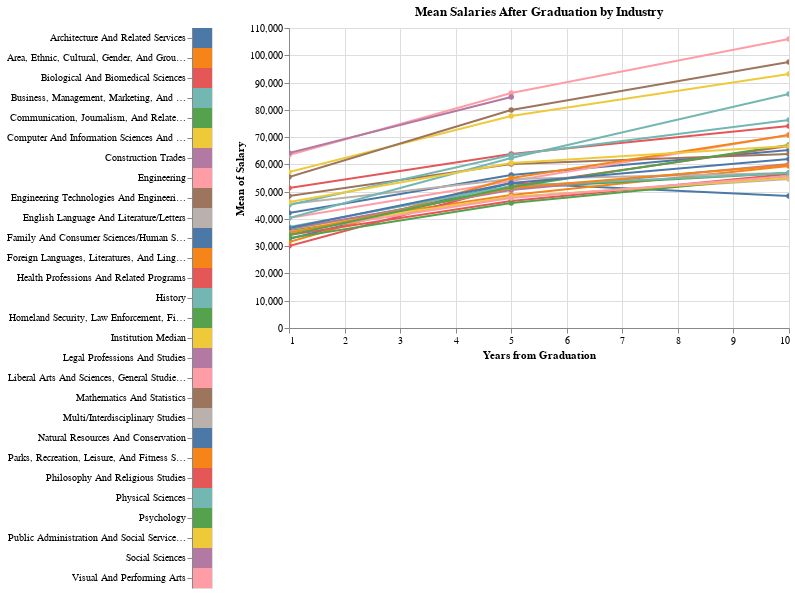

Notebook source saved alongside this figure:
### Code cell
# edit legend to only show selected items?
# or don't show legend at all since we can use tooltip

# list of unique majors
industries = df_median['Industry'].unique()

# list of institutions
institutions = df_median['inst_name'].unique()

# list of years from graduation
years = df_median['Year'].unique()

# used for study_selector (selecting industries) 
# removed :O categorization for column name
industry_df = pd.DataFrame({'Industry': industries})

# select institution dropdown
inst_dropdown = alt.binding_select(options=institutions)
inst_select = alt.selection_single(
    fields=['inst_name'], 
    bind=inst_dropdown, 
    name="Institution")

# checkboxes to select industry
selection = alt.selection_multi(fields=['Industry'])
color = alt.condition(selection, alt.Color('Industry:N'), alt.value('lightgray'))
study_selector = alt.Chart(industry_df).mark_rect(tooltip = True).encode(
    y = alt.Y('Industry:N', title = ""), 
    color = color,
    tooltip = ['Industry']
).add_selection(selection)

# want the list of industries to change dynamically depending on selected institution
salary_info = alt.Chart(df_median).mark_line(point = True, tooltip = True).encode(
    x= alt.X('Year:Q', title = "Years from Graduation", axis=alt.Axis(tickMinStep=1)),
    y= alt.Y('mean(Salary):Q', scale = alt.Scale(round = True)), 
    color= alt.Color('Industry:N', legend = None),
    tooltip = ['Industry', 'Year', 'mean(Salary)']
).properties(
    width = 500,
    title = 'Mean Salaries After Graduation by Industry'
).add_selection(
    inst_select
).transform_filter(
    inst_select
).transform_filter(
    selection
).interactive()

study_selector | salary_info

### Figure 1 — Vega-Lite specification as saved in the notebook (floating-point values rounded to 4 significant figures; data arrays with more than 128 entries replaced by an {"elided": "..."} marker saying what was removed)
{"config": {"view": {"continuousWidth": 400, "continuousHeight": 300}}, "hconcat": [{"data": {"name": "data-d224db916605e88685baf8ff63db02be"}, "mark": {"type": "rect", "tooltip": true}, "encoding": {"color": {"condition": {"type": "nominal", "field": "Industry", "selection": "selector018"}, "value": "lightgray"}, "tooltip": [{"type": "nominal", "field": "Industry"}], "y": {"type": "nominal", "field": "Industry", "title": ""}}, "selection": {"selector018": {"type": "multi", "fields": ["Industry"]}}}, {"data": {"name": "data-567cb6c30f2bf5e5c7295b96643ddaa3"}, "mark": {"type": "line", "point": true, "tooltip": true}, "encoding": {"color": {"type": "nominal", "field": "Industry", "legend": null}, "tooltip": [{"type": "nominal", "field": "Industry"}, {"type": "quantitative", "field": "Year"}, {"type": "quantitative", "aggregate": "mean", "field": "Salary"}], "x": {"type": "quantitative", "axis": {"tickMinStep": 1}, "field": "Year", "title": "Years from Graduation"}, "y": {"type": "quantitative", "aggregate": "mean", "field": "Salary", "scale": {"round": true}}}, "selection": {"Institution": {"type": "single", "fields": ["inst_name"], "bind": {"input": "select", "options": ["UT Arlington", "UT Austin", "UT Dallas", "UT El Paso", "UT Health Science Center - Houston", "UT Health Science Center - San Antonio", "UT MD Anderson Cancer Center", "UT Medical Branch - Galveston", "UT Permian Basin", "UT Rio Grande Valley", "UT San Antonio", "UT Southwestern Medical Center", "UT Tyler"]}}, "selector019": {"type": "interval", "bind": "scales", "encodings": ["x", "y"]}, "selector020": {"type": "single", "nearest": true}}, "title": "Mean Salaries After Graduation by Industry", "transform": [{"filter": {"selection": "Institution"}}, {"filter": {"selection": "selector018"}}], "width": 500}], "$schema": "https://vega.github.io/schema/vega-lite/v4.8.1.json", "datasets": {"data-d224db916605e88685baf8ff63db02be": [{"Industry": "Natural Resources And Conservation"}, {"Industry": "Architecture And Related Services"}, {"Industry": "Computer And Information Sciences And Support Services"}, {"Industry": "Engineering"}, {"Industry": "Foreign Languages, Literatures, And Linguistics"}, {"Industry": "English Language And Literature/Letters"}, {"Industry": "Liberal Arts And Sciences, General Studies And Humanities"}, {"Industry": "Biological And Biomedical Sciences"}, {"Industry": "Mathematics And Statistics"}, {"Industry": "Multi/Interdisciplinary Studies"}, {"Industry": "Parks, Recreation, Leisure, And Fitness Studies"}, {"Industry": "Philosophy And Religious Studies"}, {"Industry": "Physical Sciences"}, {"Industry": "Psychology"}, {"Industry": "Homeland Security, Law Enforcement, Firefighting And Related Protective Services"}, {"Industry": "Public Administration And Social Service Professions"}, {"Industry": "Social Sciences"}, {"Industry": "Visual And Performing Arts"}, {"Industry": "Health Professions And Related Programs"}, {"Industry": "Business, Management, Marketing, And Related Support Services"}, {"Industry": "History"}, {"Industry": "Area, Ethnic, Cultural, Gender, And Group Studies"}, {"Industry": "Communication, Journalism, And Related Programs"}, {"Industry": "Family And Consumer Sciences/Human Sciences"}, {"Industry": "Engineering Technologies And Engineering-Related Fields"}, {"Industry": "Legal Professions And Studies"}, {"Industry": "Construction Trades"}, {"Industry": "Institution Median"}], "data-567cb6c30f2bf5e5c7295b96643ddaa3": {"elided": "1476 records"}}}
